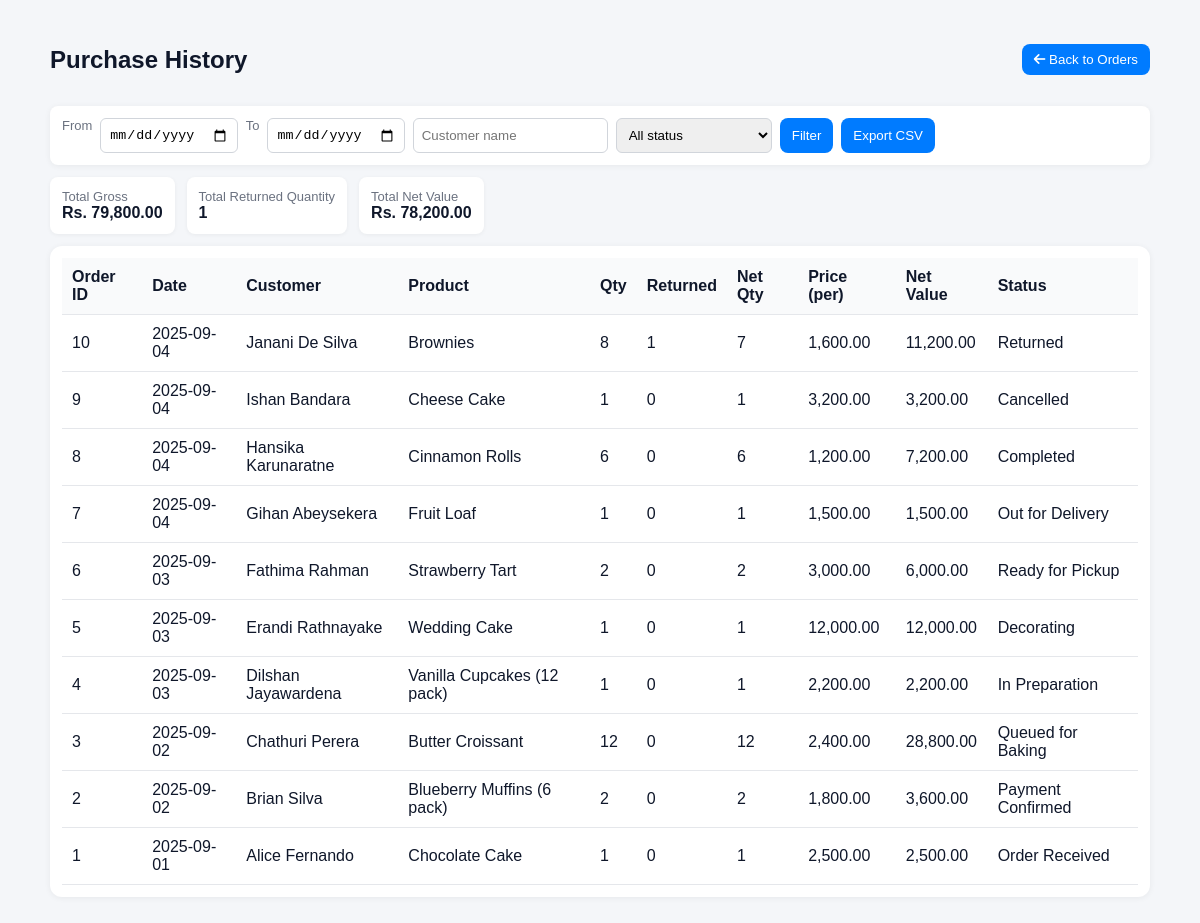
Before: /order/Order-Management/purchase_history.php with the older database file.
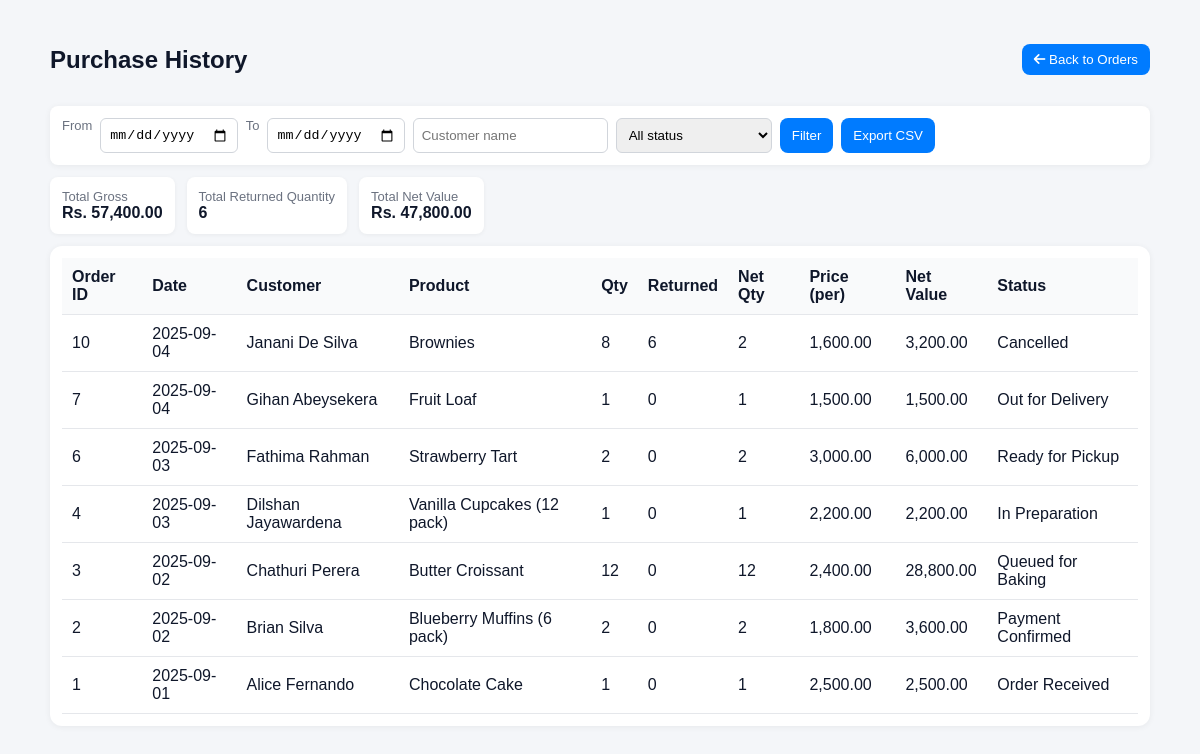
After: the same page with the newer database file.
### tables this page shows
CREATE TABLE `orders` (
  `id` int(11) NOT NULL,
  `order_date` date NOT NULL,
  `customer` varchar(100) NOT NULL,
  `product` varchar(100) NOT NULL,
  `quantity` int(11) NOT NULL DEFAULT 1,
  `original_quantity` int(11) NOT NULL DEFAULT 0,
  `price` decimal(10,2) NOT NULL DEFAULT 0.00,
  `original_price` decimal(10,2) NOT NULL DEFAULT 0.00,
  `status` enum('Order Received','Payment Confirmed','Queued for Baking','In Preparation','Decorating','Ready for Pickup','Out for Delivery','Completed','Cancelled','Refunded','Returned','Pending','Partially Returned') NOT NULL DEFAULT 'Order Received',
  `created_at` timestamp NOT NULL DEFAULT current_timestamp(),
  `updated_at` timestamp NOT NULL DEFAULT current_timestamp() ON UPDATE current_timestamp(),
  `mobile` varchar(32) DEFAULT NULL,
  `deleted_at` datetime DEFAULT NULL
);

### order/Order-Management/purchase_history.php (the view, shortened to what this page needs)
<?php
$host = "localhost";
$user = "root";
$pass = "";
$db   = "gt";
$conn = new mysqli($host, $user, $pass, $db);
$conn->set_charset('utf8mb4');
$from = !empty($_GET['from']) ? $_GET['from'] : '';
$to   = !empty($_GET['to'])   ? $_GET['to']   : '';
$customer = !empty($_GET['customer']) ? trim($_GET['customer']) : '';
$whereSql = '';
$sql = "
SELECT
  o.id, o.order_date, o.customer, o.product, o.quantity, o.price, o.status,
  COALESCE(r.sum_qty,0) AS returned_qty,
  GREATEST(o.quantity - COALESCE(r.sum_qty,0), 0) AS net_quantity,
  (o.price * GREATEST(o.quantity - COALESCE(r.sum_qty,0), 0)) AS net_value
FROM orders o
LEFT JOIN (
  SELECT order_id, SUM(quantity) AS sum_qty
  FROM returns
  GROUP BY order_id
) r ON r.order_id = o.id
{$whereSql}
ORDER BY o.order_date DESC, o.id DESC
LIMIT 1000";
$stmt = $conn->prepare($sql);
$stmt->execute();
$res = $stmt->get_result();
$rows = $res->fetch_all(MYSQLI_ASSOC);
$totalGross = 0.0;
$totalNet = 0.0;
$totalReturnedQty = 0;
foreach ($rows as $r) {
    $qty = (int)($r['quantity'] ?? 0);
    $ret = (int)($r['returned_qty'] ?? 0);
    $netQty = max(0, (int)($r['net_quantity'] ?? 0));
    $price = (float)($r['price'] ?? 0.0);
    $netValue = (float)($r['net_value'] ?? ($price * $netQty));
    $totalGross += $price * $qty;
    $totalReturnedQty += $ret;
    $totalNet += $netValue;
}
?>
<!doctype html>
<html>
<head>
<link rel="stylesheet" href="https://cdnjs.cloudflare.com/ajax/libs/font-awesome/6.6.0/css/all.min.css"/>
</head>
<body>
<div class="container">
  <div class="header">
    <h2>Purchase History</h2>
    <div>
      <button class="btn" onclick="window.location.href='order.php'"><i class="fa-solid fa-arrow-left"></i> Back to Orders</button>
    </div>
  </div>
  <form method="get" class="filter" onsubmit="">
    <label for="from" class="muted">From</label>
    <input type="date" id="from" name="from" value="<?= htmlspecialchars($from) ?>">
    <label for="to" class="muted">To</label>
    <input type="date" id="to" name="to" value="<?= htmlspecialchars($to) ?>">
    <input type="text" name="customer" placeholder="Customer name" value="<?= htmlspecialchars($customer) ?>">
    <select name="status">
      <option value="">All status</option>
    </select>
    <button class="btn" type="submit">Filter</button>
    <button class="btn" type="button" id="exportCsv">Export CSV</button>
  </form>
  <div class="summary">
    <div class="card">
      <div class="muted">Total Gross</div>
      <div><strong>Rs. <?= number_format($totalGross,2) ?></strong></div>
    </div>
    <div class="card">
      <div class="muted">Total Returned Quantity</div>
      <div><strong><?= (int)$totalReturnedQty ?></strong></div>
    </div>
    <div class="card">
      <div class="muted">Total Net Value</div>
      <div><strong>Rs. <?= number_format($totalNet,2) ?></strong></div>
    </div>
  </div>
  <div class="table-wrap">
    <table id="historyTable">
      <thead>
        <tr>
          <th>Order ID</th>
          <th>Date</th>
          <th>Customer</th>
          <th>Product</th>
          <th>Qty</th>
          <th>Returned</th>
          <th>Net Qty</th>
          <th>Price (per)</th>
          <th>Net Value</th>
          <th>Status</th>
        </tr>
      </thead>
      <tbody>
        <?php if(empty($rows)): ?>
          <tr><td colspan="10" style="text-align:center;padding:18px">No purchases found</td></tr>
        <?php else: foreach($rows as $r): ?>
          <tr>
            <td><?= htmlspecialchars($r['id']) ?></td>
            <td><?= htmlspecialchars($r['order_date']) ?></td>
            <td><?= htmlspecialchars($r['customer']) ?></td>
            <td><?= htmlspecialchars($r['product']) ?></td>
            <td><?= (int)$r['quantity'] ?></td>
            <td><?= (int)$r['returned_qty'] ?></td>
            <td><?= (int)$r['net_quantity'] ?></td>
            <td><?= number_format((float)$r['price'], 2) ?></td>
            <td><?= number_format((float)$r['net_value'], 2) ?></td>
            <td><?= htmlspecialchars($r['status']) ?></td>
          </tr>
        <?php endforeach; endif; ?>
      </tbody>
    </table>
  </div>
</div>
</body>
</html>

Changed rows visible on the page:
removed orders: id "9", order_date "2025-09-04", customer "Ishan Bandara", product "Cheese Cake", quantity "1", returned_qty "0", net_quantity "1", price "3,200.00", net_value "3,200.00", status "Cancelled"
removed orders: id "8", order_date "2025-09-04", customer "Hansika Karunaratne", product "Cinnamon Rolls", quantity "6", returned_qty "0", net_quantity "6", price "1,200.00", net_value "7,200.00", status "Completed"
removed orders: id "5", order_date "2025-09-03", customer "Erandi Rathnayake", product "Wedding Cake", quantity "1", returned_qty "0", net_quantity "1", price "12,000.00", net_value "12,000.00", status "Decorating"
changed orders "Janani De Silva": returned_qty "1" → "6"; net_quantity "7" → "2"; net_value "11,200.00" → "3,200.00"; status "Returned" → "Cancelled"
Other visible differences:
$totalGross: "79,800.00" → "57,400.00"
$totalReturnedQty: "1" → "6"
$totalNet: "78,200.00" → "47,800.00"
